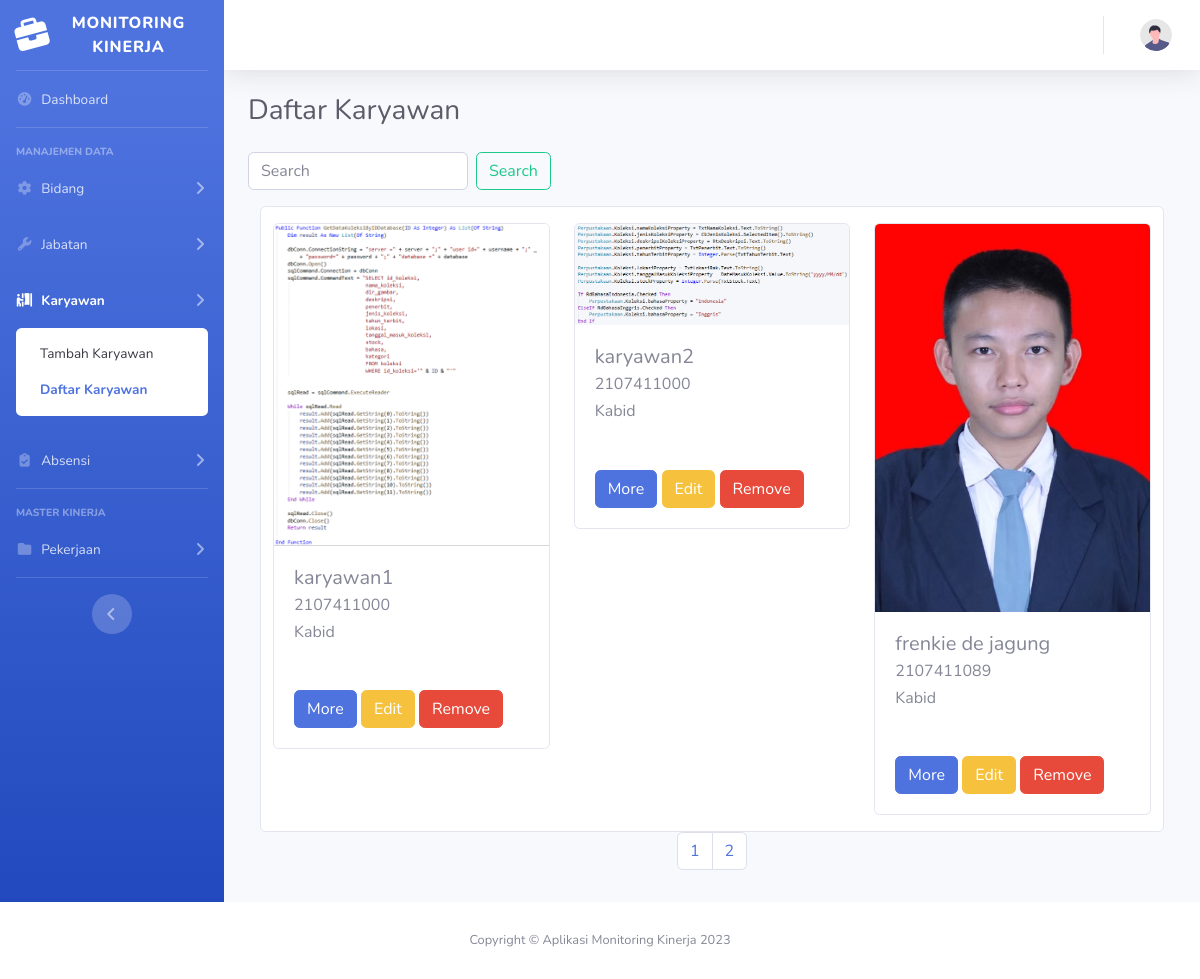
Page /karyawan.php on the committed database.
### tables this page shows
CREATE TABLE `pegawai` (
  `idPegawai` int(11) NOT NULL,
  `nip` varchar(255) NOT NULL,
  `nama_peg` varchar(255) NOT NULL,
  `id_jabatan` int(11) NOT NULL,
  `alamat` varchar(255) NOT NULL,
  `id_bidang` int(11) NOT NULL,
  `photo` varchar(255) NOT NULL
);

CREATE TABLE `jabatan` (
  `idJabatan` int(11) NOT NULL,
  `nama_jabatan` varchar(255) NOT NULL
);

### functions.php (called while the page is built, shortened)
<?php
require("config.php");
function query($query)
{
  global $link;
  $result = mysqli_query($link, $query);
  $rows = [];
  while ($row = mysqli_fetch_assoc($result)) {
    $rows[] = $row;
  }
  return $rows;
}

### karyawan.php (the view, shortened to what this page needs)
<?php
require('functions.php');
$karyawan = query("SELECT pegawai.idPegawai as idPegawai, pegawai.photo as photo, pegawai.nip as nip, pegawai.nama_peg as nama_peg, jabatan.nama_jabatan as jabatan FROM pegawai JOIN jabatan ON pegawai.id_jabatan = jabatan.idJabatan");
$jumlahdata = count($karyawan);
$batas = 3;
$banyaknyahalaman = ceil($jumlahdata / $batas);
$halaman = 1;
$posisi = ($halaman - 1) * $batas;
if (isset($_POST['search'])) {
    if (search($_POST['keyword']) > 0) {
        $karyawan = search($_POST['keyword']);
    } else {
        $karyawan = query("SELECT * FROM pegawai LIMIT $posisi,$batas");
    }
} else {
    $karyawan = query("SELECT pegawai.idPegawai as idPegawai, pegawai.photo as photo, pegawai.nip as nip, pegawai.nama_peg as nama_peg, jabatan.nama_jabatan as jabatan FROM pegawai JOIN jabatan ON pegawai.id_jabatan = jabatan.idJabatan LIMIT $posisi,$batas");
}
?>
<!DOCTYPE html>
<html lang="en">
<head>
    <link href="vendor/fontawesome-free/css/all.min.css" rel="stylesheet" type="text/css">
    <link href="css/sb-admin-2.min.css" rel="stylesheet">
</head>
<body id="page-top">
    <div id="wrapper">
        <?php
        include "template/sidebar_v.php";
        ?>
        <div id="content-wrapper" class="d-flex flex-column">
            <div id="content">
                <?php
                include "template/topbar_v.php";
                ?>
                <div class="container-fluid">
                    <div class="d-sm-flex align-items-center justify-content-between mb-4">
                        <h1 class="h3 mb-0 text-gray-800">Daftar Karyawan</h1>
                    </div>
                    <form class="form-inline pull-right" method="post">
                        <input class="form-control mr-sm-2" type="search" name="keyword" placeholder="Search"
                            aria-label="Search">
                        <button class="btn btn-outline-success my-2 my-sm-0" type="submit" name="search">Search</button>
                    </form>
                    <div class="col-md-12 my-3 ">
                        <div class="card ">
                            <div class="d-flex flex-row">
                                <?php if (count($karyawan) > 0): ?>
                                    <?php foreach ($karyawan as $pegawai): ?>
                                        <div class="col-md-4 my-3 ">
                                            <div class="card">
                                                <img src="./img/<?= $pegawai['photo']; ?>" class="card-img-top"
                                                    alt="<?= $pegawai['nama_peg']; ?>">
                                                <div class="card-body">
                                                    <h5 class="card-title">
                                                        <?= $pegawai['nama_peg']; ?>
                                                    </h5>
                                                    <h6 class="card-subtitle mb-2"> <?= $pegawai['nip'] ?></h6>
                                                    <h6 class="card-subttitle mb-2">
                                                        <?= $pegawai['jabatan'] ?>
                                                    </h6>
                                                </div>
                                                <div class="card-body">
                                                    <a href="read_pegawai.php?idPegawai=<?= $pegawai['idPegawai']; ?>"
                                                        class="btn btn-primary me-1">More</a>
                                                    <a href="update_pegawai.php?idPegawai=<?= $pegawai['idPegawai']; ?>"
                                                        class="btn btn-warning me-1">Edit</a>
                                                    <a href="delete_pegawai.php?idPegawai=<?= $pegawai['idPegawai']; ?>"
                                                        class="btn btn-danger">Remove</a>
                                                </div>
                                            </div>
                                        </div>
                                    <?php endforeach; ?>
                                <?php else: ?>
                                    <p class="lead"><em>No Records were found</em></p>
                                <?php endif; ?>
                            </div>
                        </div>
                        <div class="row">
                            <div class="col-md-12 d-flex justify-content-center">
                                <nav aria-label="Page navigation example d">
                                    <ul class="pagination">
                                        <?php for ($i = 1; $i <= $banyaknyahalaman; $i++): ?>
                                            <?php if ($i == $halaman): ?>
                                                <li class="page-item"><a class="page-link active" href="?halaman=<?= $i; ?>">
                                                        <?= $i; ?>
                                                    </a></li>
                                            <?php else: ?>
                                                <li class="page-item"><a class="page-link" href="?halaman=<?= $i; ?>">
                                                        <?= $i; ?>
                                                    </a></li>
                                            <?php endif; ?>
                                        <?php endfor; ?>
                                    </ul>
                                </nav>
                            </div>
                        </div>
                    </div>
                </div>
            </div>
        </div>
    </div>
    <?php
    include "template/footer_v.php";
    ?>
</body>
</html>

### rows in the picture
pegawai: photo (picture), nama_peg "karyawan1", nip "2107411000", id_jabatan.nama_jabatan "Kabid"
pegawai: photo (picture), nama_peg "karyawan2", nip "2107411000", id_jabatan.nama_jabatan "Kabid"
pegawai: photo (picture), nama_peg "frenkie de jagung", nip "2107411089", id_jabatan.nama_jabatan "Kabid"
